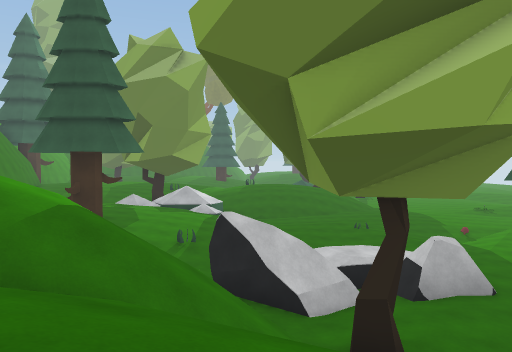
view 1 (above)

24 first-person views from a walk through a Unity game level. The camera is 1.2 m above the floor, tilts 2° down and sees 70° across. The floor is counted in squares, 2 m on a side. Each view is taken from the middle of a square. On the plan, view 1 faces up. The plan holds only what a view shows up to about 10 squares ahead; the rest is blank. The place goes on beyond the plan. The player character is not drawn. Some surface patterns are stand-ins.

view 2
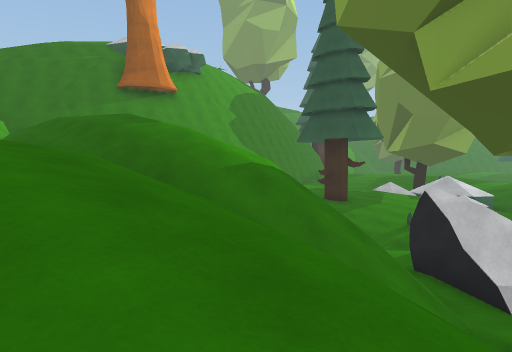

view 3
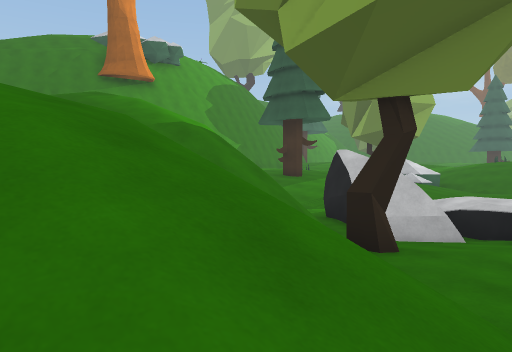

view 4
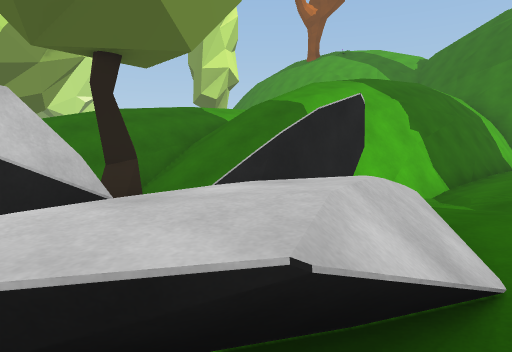

view 5
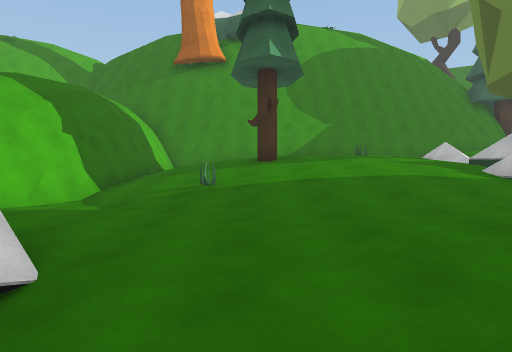

view 6
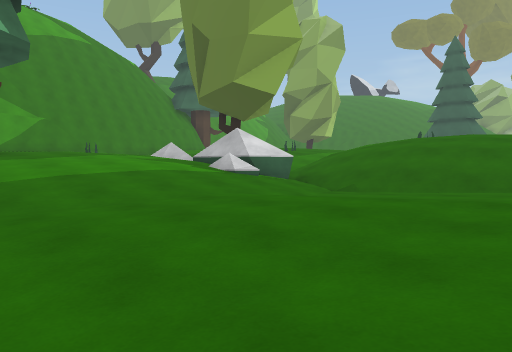

view 7
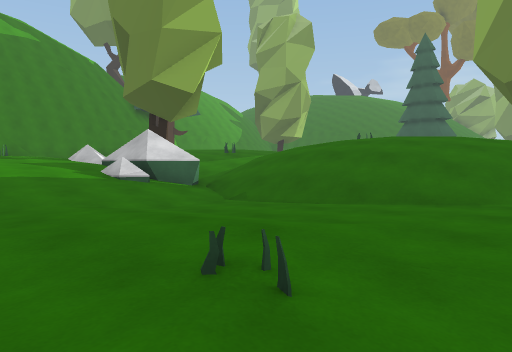

view 8
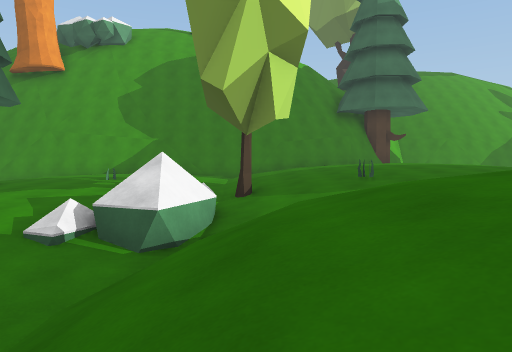

view 9
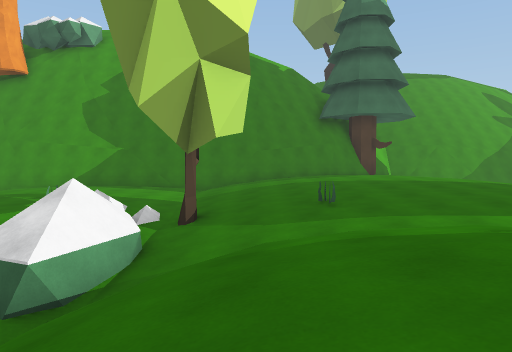

view 10
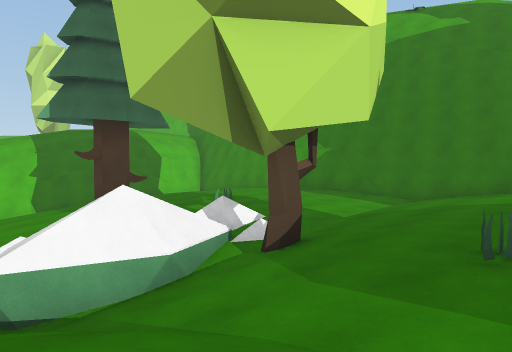

view 11
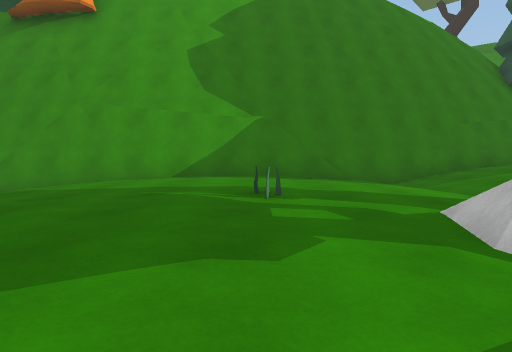

view 12
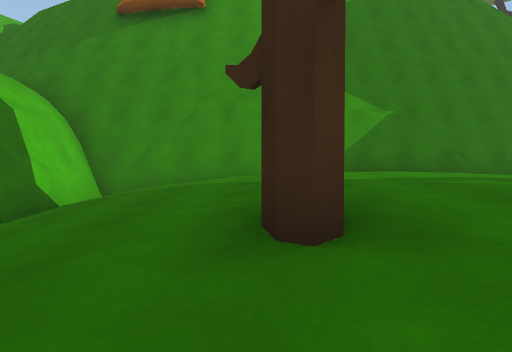

view 13
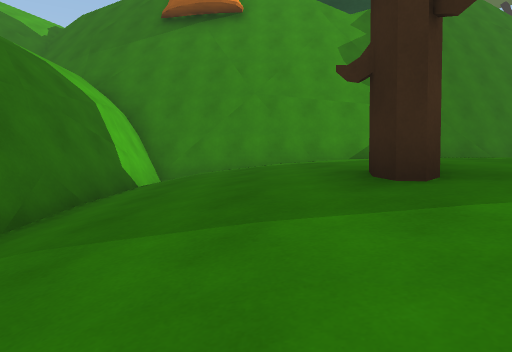

view 14
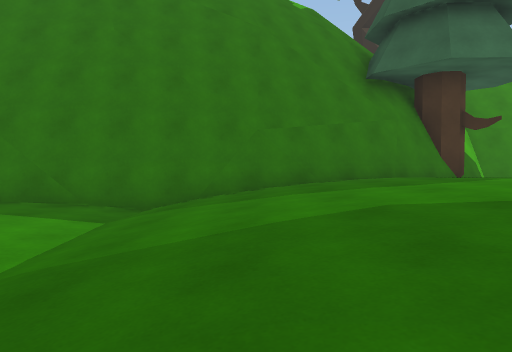

view 15
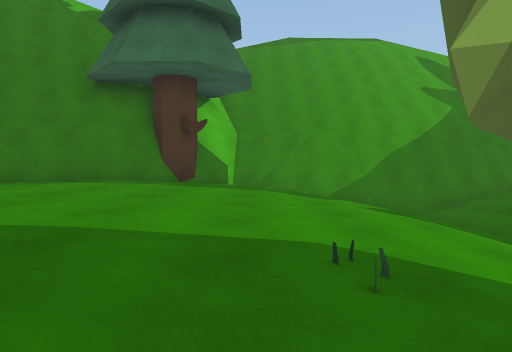

view 16
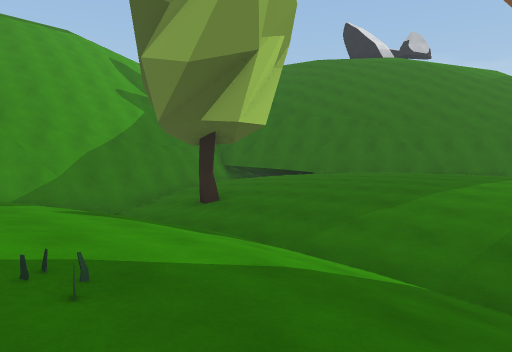

view 17
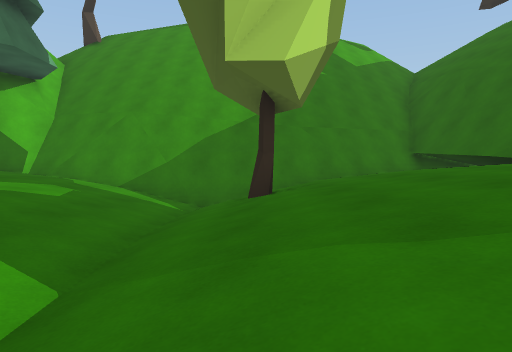

view 18
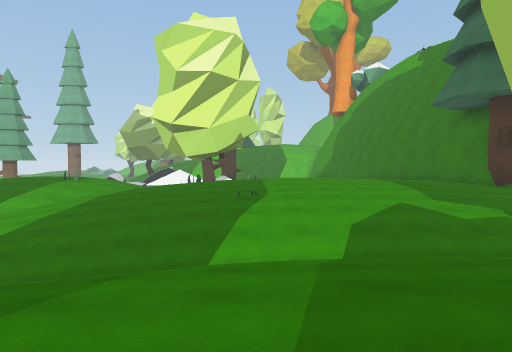

view 19
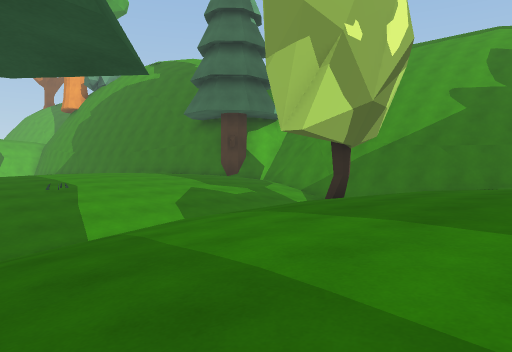

view 20
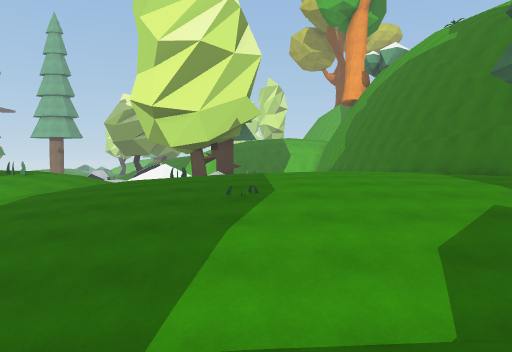

view 21
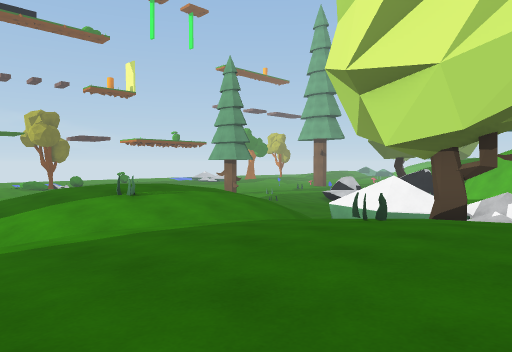

view 22
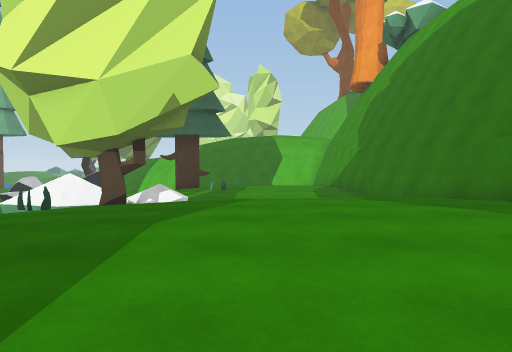

view 23
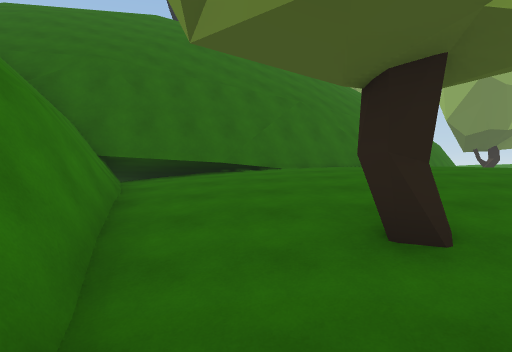

view 24
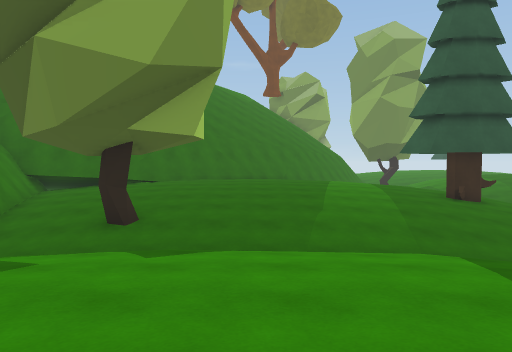

### Floor plan
Key: @ floor where view 1 was taken; # wall or solid block; x gap in a wall; . main floor; : floor 0.25 m higher than the main floor; - floor 0.5 m lower than the main floor; _ floor 1 m lower than the main floor; < floor 1.25 m lower than the main floor; ( floor 1.75 m lower than the main floor; + floor 2 m higher than the main floor; ! floor 2 m lower than the main floor; * floor 2.25 m higher than the main floor; ? floor 2.5 m lower than the main floor; % floor 4 m higher than the main floor; / step, stairs or slope; = window, fence, low wall or low ledge; v drop or lower ground; T tree; P pine tree.
Columns run from 18 left of view 1 to 5 right of it. Each row starts with its distance up from view 1.
 36 #####/:: :::...
 35 //#.....:::....
 34  /#/..........-P
 33  //#-........-__
 32   /#_---.----_//
 31   /#//T____////
 30   /#//<<<<<////?
 29  //#//____//////
 28  //#/__-----__///
 27   /#--......--////
 26   v#..........-__<
 25   ##.....:.....-__/   T
 24    ##.:::::....-_///  T
 23   P##.::::::....-/...
 22    P##:::::....--..:.
 21    v #...:.....-..:::.
 20    v #........-_/..:..-
 19    vv##......-__//..../
 18    vv #-----_T/////////
 17     v #______/#=#/////!
 16     v #/____//=#=(??!!!
 15      v##----___<((!?!!!!
 14      v #----____<(!!!(!/
 13      v #----____<(!!!!!?
 12      v #----___<((!!!?!!
 11      v #____P#_<((!!???
 10      v #______<(/!?????
  9     TT #____<(((/??=/(=?
  8     TT##((((////??///#?!
  7       ##############x##!
  6      ##///////vvv=/???!
  5      #/     ///////?T??
  4      #     %///////??!
  3          /////////=/ /
  2          /////  ///////
  1                 *+/////
  0                  +@////

Positions as (right, up) in squares from view 1, and headings:
1: (0, 0), facing up
2: (2, 0), facing up-left
3: (4, 0), facing up-left
4: (4, 10), facing down-left
5: (4, 11), facing left
6: (4, 10), facing up-left
7: (5, 12), facing up-left
8: (3, 18), facing left
9: (2, 19), facing left
10: (-1, 21), facing down-left
11: (-3, 14), facing left
12: (-3, 11), facing left
13: (-2, 10), facing left
14: (-5, 19), facing left
15: (-5, 26), facing left
16: (-5, 26), facing up-left
17: (-6, 31), facing left
18: (-7, 35), facing down
19: (-4, 36), facing down-left
20: (-7, 32), facing down
21: (-7, 25), facing down-right
22: (-8, 26), facing down
23: (-13, 28), facing up
24: (-9, 24), facing up
